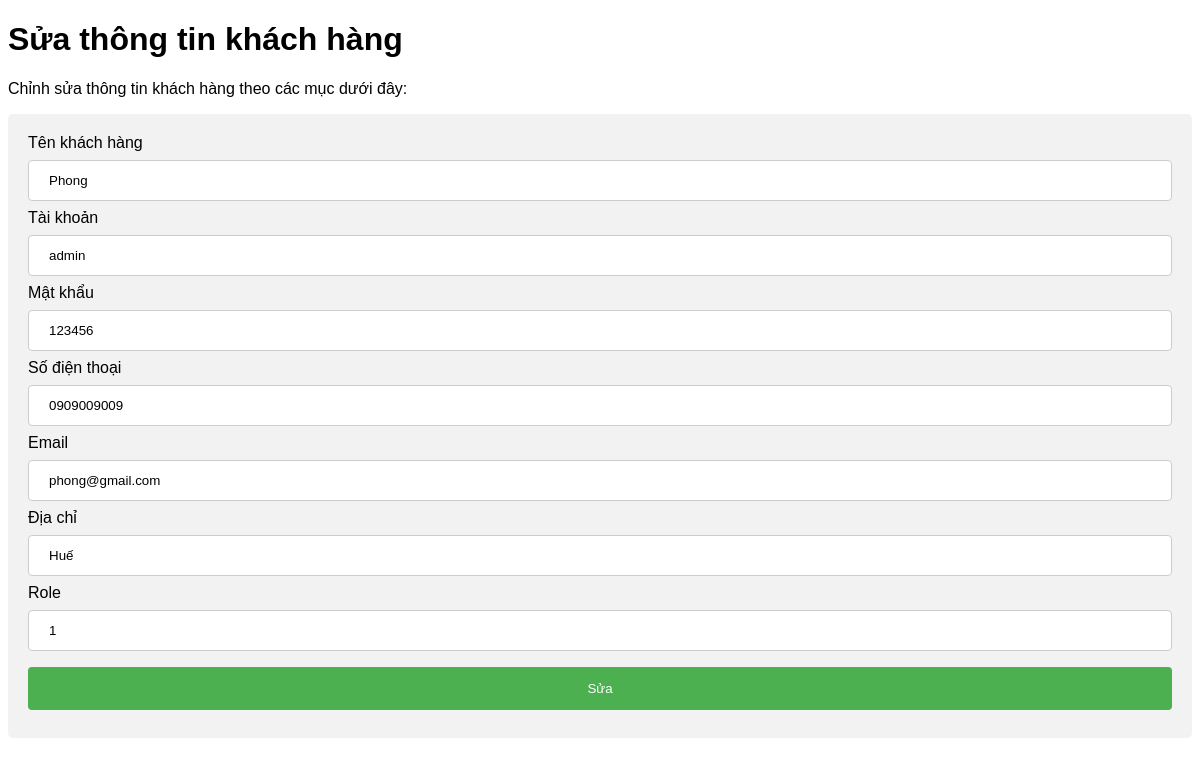
Screenshot of /edit-kh.php?id=7 with the database file from the repository.
### tables this page shows
CREATE TABLE `khachhang` (
  `maKH` int(11) NOT NULL,
  `tenKH` varchar(50) NOT NULL,
  `username` varchar(50) NOT NULL,
  `password` varchar(50) NOT NULL,
  `soDT` varchar(20) NOT NULL,
  `email` varchar(20) NOT NULL,
  `diaChi` varchar(50) NOT NULL,
  `role` int(11) NOT NULL DEFAULT 0
);

### edit-kh.php (the view, shortened to what this page needs)
<!DOCTYPE html>
<html lang="en">
<head>
    <link rel="stylesheet" href="CSS/add-product.css" />
</head>
<body>
    <?php
        require_once ('connect.php');
        if(isset($_GET['id'])){
            $id = $_GET['id'];
            $sql = "SELECT * FROM khachhang WHERE maKH = '".$id."' ";
            $result = $db -> query($sql);
            $rs = $result -> fetch();
        }
    ?>
<h1>Sửa thông tin khách hàng</h1>
<p>Chỉnh sửa thông tin khách hàng theo các mục dưới đây:</p>
<div class="container">
  <form action="" method = "post" enctype="multipart/form-data">
    <label>Tên khách hàng</label>
    <input type="text" name="tenKH" placeholder="Nhập tên khách hàng ..." value = "<?php echo $rs['tenKH'] ?>" required>
    <label>Tài khoản</label>
    <input type="text" name="username" placeholder="Nhập tên khách hàng ..." value = "<?php echo $rs['username'] ?>" required>
    <label>Mật khẩu</label>
    <input type="text" name="password" placeholder="Nhập số điện thoại ..." value = "<?php echo $rs['password'] ?>" required>
    <label>Số điện thoại</label>
    <input type="text" name="soDT" placeholder="Nhập số điện thoại ..." value = "<?php echo $rs['soDT'] ?>" required>
    <label>Email</label>
    <input type="text" name="email" placeholder="Nhập email ..." value = '<?php echo $rs['email'] ?>' required>
    <label>Địa chỉ</label>
    <input type="text" name = "diaChi" placeholder = "Nhập địa chỉ ..." value = '<?php echo $rs['diaChi'] ?>' required>
    <label>Role</label>
    <input type="text" name = "role" placeholder = "Nhập địa chỉ ..." value = '<?php echo $rs['role'] ?>' required>
    <input type="submit" name = "sua" value="Sửa">
  </form>
</body>
</html>

### CSS/add-product.css (style rules this page uses)
body { font-family: Arial; }
input[type="text"], input[type="number"], input[type="file"], select, textarea { width: 100%; padding: 12px 20px; margin: 8px 0; display: block; border: 1px solid #ccc; border-radius: 4px; box-sizing: border-box; }
input[type="submit"] { width: 100%; background-color: #4caf50; color: white; padding: 14px 20px; margin: 8px 0; border: none; border-radius: 4px; cursor: pointer; }
div.container { border-radius: 5px; background-color: #f2f2f2; padding: 20px; }

### rows the page displays
khachhang: tenKH "Phong", username "admin", password "123456", soDT "0909009009", email "phong@gmail.com", diaChi "Huế", role "1"
